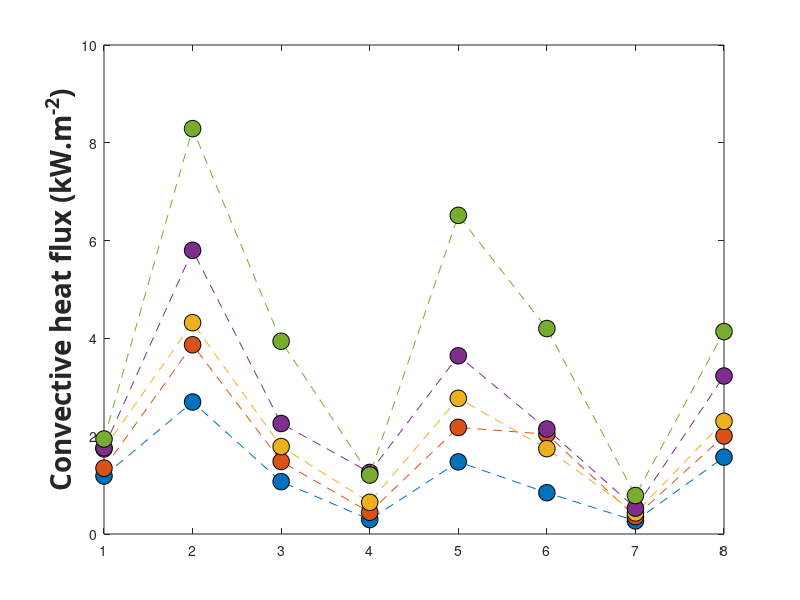

Reproduce this figure in MATLAB. (Note: this script raises an error after producing the figure.)
clear;
close all;
%AS3959 average Convective heat flux Mallee FDI50 

Convective_heat_flux_BAL12p5 = [1.185395825	2.699126467	1.070793513	0.29496456	1.47514381	0.84471861	0.267931547	1.5710739];
Convective_heat_flux_BAL19 = [1.345467425	3.869448267	1.48324458	0.44502792	2.179854767	2.0409021	0.35595773	2.0046074];
Convective_heat_flux_BAL29 = [1.74211565	4.320744267	1.788245667	0.64782777	2.7743012	1.7453111	0.430369197	2.30445265];
Convective_heat_flux_BAL40 = [1.76107635	5.8015246	2.2598077	1.2587391	3.6449138	2.1473963	0.52911951	3.23148505];
Convective_heat_flux_FZ = [1.942011625	8.289606933	3.941370433	1.2058585	6.515825733	4.2014102	0.78684117	4.1394992];


plot([Convective_heat_flux_BAL12p5],'o--','MarkerSize',12,'MarkerEdgeColor','black','MarkerFaceColor',[0, 0.4470, 0.7410]);
hold on
plot([Convective_heat_flux_BAL19],'o--','MarkerSize',12,'MarkerEdgeColor','black','MarkerFaceColor',[0.8500, 0.3250, 0.0980]);
plot([Convective_heat_flux_BAL29],'o--','MarkerSize',12,'MarkerEdgeColor','black','MarkerFaceColor',[0.9290, 0.6940, 0.1250]);
plot([Convective_heat_flux_BAL40],'o--','MarkerSize',12,'MarkerEdgeColor','black','MarkerFaceColor',[0.4940, 0.1840, 0.5560]);
plot([Convective_heat_flux_FZ],'o--','MarkerSize',12,'MarkerEdgeColor','black','MarkerFaceColor',[0.4660, 0.6740, 0.1880]);



ylabel('Convective heat flux (kW.m^{-2})','FontWeight','bold','FontSize',20,...
    'FontName','Calibri');





ax = gca;
ax.XTickLabels = {'Roof','Gutter','Sub-floor','Door','Deck','Window','Back wall','Front wall'};
grid on;


box on
xtickangle(45)
xlabel('Location','FontWeight','bold','FontSize',20,...
    'FontName','Calibri');

set(gca,'fontsize',18);

legend('BAL 12.5','BAL 19','BAL 29','BAL 40','BAL FZ')
